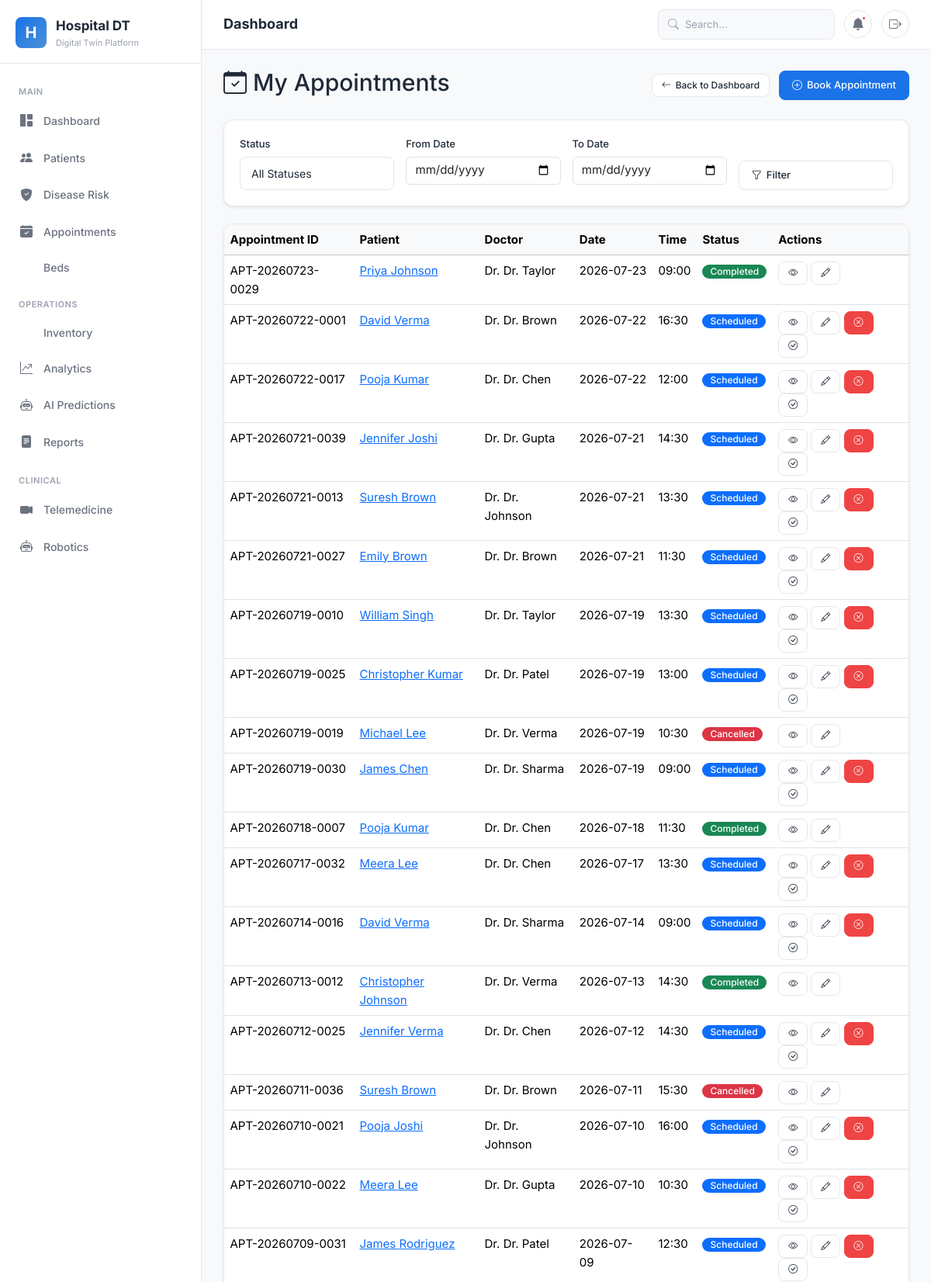
Screenshot of /appointments/my-appointments/ (signed in, upper part) with the database file from the repository.
### appointments/models.py (models this page shows, shortened)
class Appointment(models.Model):
    STATUS_CHOICES = [
        ('scheduled', 'Scheduled'),
        ('completed', 'Completed'),
        ('cancelled', 'Cancelled'),
        ('rescheduled', 'Rescheduled'),
        ('no_show', 'No Show'),
    ]
    appointment_id = models.CharField(max_length=20, unique=True)
    patient = models.ForeignKey(Patient, on_delete=models.CASCADE, related_name='appointments')
    doctor_name = models.CharField(max_length=200, blank=True)
    doctor_specialization = models.CharField(max_length=200, blank=True)
    appointment_date = models.DateField()
    appointment_time = models.TimeField()
    end_time = models.TimeField(null=True, blank=True)
    reason = models.TextField()
    status = models.CharField(max_length=20, choices=STATUS_CHOICES, default='scheduled')
    notes = models.TextField(blank=True)
    created_by = models.ForeignKey(User, on_delete=models.SET_NULL, null=True)
    created_at = models.DateTimeField(auto_now_add=True)
    updated_at = models.DateTimeField(auto_now=True)
    class Meta:
        ordering = ['-appointment_date', '-appointment_time']

### patients/models.py (models this page shows, shortened)
class Patient(models.Model):
    GENDER_CHOICES = [('M', 'Male'), ('F', 'Female'), ('O', 'Other')]
    BLOOD_GROUP_CHOICES = [
        ('A+', 'A+'), ('A-', 'A-'), ('B+', 'B+'), ('B-', 'B-'),
        ('AB+', 'AB+'), ('AB-', 'AB-'), ('O+', 'O+'), ('O-', 'O-'),
    ]
    STATUS_CHOICES = [
        ('admitted', 'Admitted'), ('discharged', 'Discharged'),
        ('outpatient', 'Outpatient'), ('emergency', 'Emergency'),
    ]
    patient_id = models.CharField(max_length=20, unique=True)
    first_name = models.CharField(max_length=100)
    last_name = models.CharField(max_length=100)
    date_of_birth = models.DateField()
    gender = models.CharField(max_length=1, choices=GENDER_CHOICES)
    blood_group = models.CharField(max_length=3, choices=BLOOD_GROUP_CHOICES)
    phone = models.CharField(max_length=15)
    email = models.EmailField(blank=True)
    address = models.TextField()
    emergency_contact = models.CharField(max_length=15)
    emergency_relation = models.CharField(max_length=50)
    status = models.CharField(max_length=20, choices=STATUS_CHOICES, default='outpatient')
    admission_date = models.DateTimeField(null=True, blank=True)
    discharge_date = models.DateTimeField(null=True, blank=True)
    user = models.OneToOneField(User, on_delete=models.SET_NULL, null=True, blank=True, related_name='patient_profile')
    created_by = models.ForeignKey(User, on_delete=models.SET_NULL, null=True, related_name='created_patients')
    created_at = models.DateTimeField(auto_now_add=True)
    updated_at = models.DateTimeField(auto_now=True)

### appointments/views.py (the view)
# urls.py: path('my-appointments/', views.my_appointments, name='my_appointments'),
@admin_required
def my_appointments(request):
    appointments = Appointment.objects.filter(created_by=request.user)
    return render(request, 'appointments/my_appointments.html', {'appointments': appointments})

### templates/appointments/my_appointments.html (shortened to what this page needs)
{% extends 'base.html' %}
{% load static %}
{% block content %}
<div class="d-flex justify-content-between align-items-center mb-4">
    <h2><i class="bi bi-calendar-check"></i> My Appointments</h2>
    <div>
        <a href="{% url 'dashboard:home' %}" class="btn btn-outline-secondary btn-sm me-2"><i class="bi bi-arrow-left"></i> Back to Dashboard</a>
        <a href="{% url 'appointments:appointment_create' %}" class="btn btn-primary"><i class="bi bi-plus-circle"></i> Book Appointment</a>
    </div>
</div>
<div class="card shadow-sm mb-4">
    <div class="card-body">
        <form method="get" class="row g-3">
            <div class="col-md-3">
                <label class="form-label">Status</label>
                <select name="status" class="form-select">
                    <option value="">All Statuses</option>
                </select>
            </div>
            <div class="col-md-3">
                <label class="form-label">From Date</label>
                <input type="date" class="form-control" name="date_from" value="{{ request.GET.date_from }}">
            </div>
            <div class="col-md-3">
                <label class="form-label">To Date</label>
                <input type="date" class="form-control" name="date_to" value="{{ request.GET.date_to }}">
            </div>
            <div class="col-md-3 d-flex align-items-end">
                <button type="submit" class="btn btn-outline-primary w-100"><i class="bi bi-funnel"></i> Filter</button>
            </div>
        </form>
    </div>
</div>
<div class="card shadow-sm">
    <div class="card-body p-0">
        <div class="table-responsive">
            <table class="table table-hover mb-0">
                <thead class="table-light">
                    <tr>
                        <th>Appointment ID</th>
                        <th>Patient</th>
                        <th>Doctor</th>
                        <th>Date</th>
                        <th>Time</th>
                        <th>Status</th>
                        <th>Actions</th>
                    </tr>
                </thead>
                <tbody>
                    {% for appointment in appointments %}
                    <tr>
                        <td>{{ appointment.appointment_id }}</td>
                        <td><a href="{% url 'patients:patient_detail' appointment.patient.pk %}">{{ appointment.patient.first_name }} {{ appointment.patient.last_name }}</a></td>
                        <td>Dr. {{ appointment.doctor_name }}</td>
                        <td>{{ appointment.appointment_date|date:"Y-m-d" }}</td>
                        <td>{{ appointment.appointment_time|time:"H:i" }}</td>
                        <td>
                            <span class="badge bg-{% if appointment.status == 'scheduled' %}primary{% elif appointment.status == 'completed' %}success{% elif appointment.status == 'cancelled' %}danger{% elif appointment.status == 'rescheduled' %}warning{% elif appointment.status == 'no_show' %}secondary{% endif %}">
                                {{ appointment.get_status_display }}
                            </span>
                        </td>
                        <td>
                            <a href="{% url 'appointments:appointment_detail' appointment.pk %}" class="btn btn-sm btn-info" title="View"><i class="bi bi-eye"></i></a>
                            <a href="{% url 'appointments:appointment_update' appointment.pk %}" class="btn btn-sm btn-warning" title="Edit"><i class="bi bi-pencil"></i></a>
                            {% if appointment.status == 'scheduled' %}
                            <a href="{% url 'appointments:appointment_cancel' appointment.pk %}" class="btn btn-sm btn-danger" title="Cancel"><i class="bi bi-x-circle"></i></a>
                            <a href="{% url 'appointments:appointment_complete' appointment.pk %}" class="btn btn-sm btn-success" title="Complete"><i class="bi bi-check-circle"></i></a>
                            {% endif %}
                        </td>
                    </tr>
                    {% endfor %}
                </tbody>
            </table>
        </div>
    </div>
</div>
{% endblock %}

### static/css/minimal.css (style rules this page uses)
:root { --primary: #1a73e8; --primary-dark: #1557b0; --primary-light: #4a90d9; --primary-bg: #e8f0fe; --accent: #0d9488; --accent-dark: #0f766e; --accent-bg: #f0fdfa; --success: #10b981; --success-bg: #ecfdf5; --warning: #f59e0b; --warning-bg: #fffbeb; --error: #ef4444; --error-bg: #fef2f2; --purple: #8b5cf6; --purple-bg: #f5f3ff; --orange: #f97316; --orange-bg: #fff7ed; --bg: #f8f9fb; --bg-card: #ffffff; --text: #1f2937; --text-secondary: #6b7280; --text-muted: #9ca3af; --border: #e5e7eb; --shadow-sm: 0 1px 2px rgba(0,0,0,0.04); --shadow: 0 1px 3px rgba(0,0,0,0.06), 0 1px 2px rgba(0,0,0,0.04); --shadow-md: 0 4px 6px -1px rgba(0,0,0,0.06), 0 2px 4px -2px rgba(0,0,0,0.04); --shadow-lg: 0 10px 15px -3px rgba(0,0,0,0.06), 0 4px 6px -4px rgba(0,0,0,0.04); --radius: 12px; --radius-sm: 8px; --radius-lg: 16px; --sidebar-width: 260px; --header-height: 64px; --transition: all 0.2s ease; }
*, *::before, *::after { box-sizing: border-box; margin: 0; padding: 0; }
html { font-size: 15px; }
body { font-family: 'Inter', -apple-system, BlinkMacSystemFont, 'Segoe UI', sans-serif; background: var(--bg); color: var(--text); line-height: 1.6; -webkit-font-smoothing: antialiased; }
.card { background: var(--bg-card); border: 1px solid var(--border); border-radius: var(--radius); overflow: hidden; }
.card-body { padding: 20px; }
.card-body.p-0 { padding: 0; }
.badge { display: inline-flex; align-items: center; padding: 3px 10px; border-radius: 20px; font-size: 12px; font-weight: 500; gap: 4px; }
.btn { display: inline-flex; align-items: center; gap: 6px; padding: 8px 16px; border-radius: var(--radius-sm); font-size: 13px; font-weight: 500; font-family: inherit; border: 1px solid var(--border); background: var(--bg-card); color: var(--text); cursor: pointer; transition: var(--transition); text-decoration: none; white-space: nowrap; }
.btn-primary { background: var(--primary); color: #fff; border-color: var(--primary); }
.btn-sm { padding: 5px 12px; font-size: 12px; }
.btn-danger { background: var(--error); color: #fff; border-color: var(--error); }
.form-label { display: block; font-size: 13px; font-weight: 500; color: var(--text); margin-bottom: 6px; }
.form-input, .form-select, .form-textarea { width: 100%; padding: 10px 14px; border: 1px solid var(--border); border-radius: var(--radius-sm); font-size: 14px; font-family: inherit; color: var(--text); background: var(--bg-card); outline: none; transition: var(--transition); }
.mb-4 { margin-bottom: 16px; }
.p-0 { padding: 0 !important; }
.d-flex { display: flex; }

### rows the page displays
Appointment: appointment_id "APT-20260723-0029", patient.first_name "Priya", patient.last_name "Johnson", doctor_name "Dr. Taylor", appointment_date "2026-07-23", appointment_time "09:00", status "Completed"
Appointment: appointment_id "APT-20260722-0001", patient.first_name "David", patient.last_name "Verma", doctor_name "Dr. Brown", appointment_date "2026-07-22", appointment_time "16:30", status "Scheduled"
Appointment: appointment_id "APT-20260722-0017", patient.first_name "Pooja", patient.last_name "Kumar", doctor_name "Dr. Chen", appointment_date "2026-07-22", appointment_time "12:00", status "Scheduled"
Appointment: appointment_id "APT-20260721-0039", patient.first_name "Jennifer", patient.last_name "Joshi", doctor_name "Dr. Gupta", appointment_date "2026-07-21", appointment_time "14:30", status "Scheduled"
Appointment: appointment_id "APT-20260721-0013", patient.first_name "Suresh", patient.last_name "Brown", doctor_name "Dr. Johnson", appointment_date "2026-07-21", appointment_time "13:30", status "Scheduled"
Appointment: appointment_id "APT-20260721-0027", patient.first_name "Emily", patient.last_name "Brown", doctor_name "Dr. Brown", appointment_date "2026-07-21", appointment_time "11:30", status "Scheduled"
Appointment: appointment_id "APT-20260719-0010", patient.first_name "William", patient.last_name "Singh", doctor_name "Dr. Taylor", appointment_date "2026-07-19", appointment_time "13:30", status "Scheduled"
Appointment: appointment_id "APT-20260719-0025", patient.first_name "Christopher", patient.last_name "Kumar", doctor_name "Dr. Patel", appointment_date "2026-07-19", appointment_time "13:00", status "Scheduled"
Appointment: appointment_id "APT-20260719-0019", patient.first_name "Michael", patient.last_name "Lee", doctor_name "Dr. Verma", appointment_date "2026-07-19", appointment_time "10:30", status "Cancelled"
Appointment: appointment_id "APT-20260719-0030", patient.first_name "James", patient.last_name "Chen", doctor_name "Dr. Sharma", appointment_date "2026-07-19", appointment_time "09:00", status "Scheduled"
Appointment: appointment_id "APT-20260718-0007", patient.first_name "Pooja", patient.last_name "Kumar", doctor_name "Dr. Chen", appointment_date "2026-07-18", appointment_time "11:30", status "Completed"
Appointment: appointment_id "APT-20260717-0032", patient.first_name "Meera", patient.last_name "Lee", doctor_name "Dr. Chen", appointment_date "2026-07-17", appointment_time "13:30", status "Scheduled"
Appointment: appointment_id "APT-20260714-0016", patient.first_name "David", patient.last_name "Verma", doctor_name "Dr. Sharma", appointment_date "2026-07-14", appointment_time "09:00", status "Scheduled"
Appointment: appointment_id "APT-20260713-0012", patient.first_name "Christopher", patient.last_name "Johnson", doctor_name "Dr. Verma", appointment_date "2026-07-13", appointment_time "14:30", status "Completed"
Appointment: appointment_id "APT-20260712-0025", patient.first_name "Jennifer", patient.last_name "Verma", doctor_name "Dr. Chen", appointment_date "2026-07-12", appointment_time "14:30", status "Scheduled"
Appointment: appointment_id "APT-20260711-0036", patient.first_name "Suresh", patient.last_name "Brown", doctor_name "Dr. Brown", appointment_date "2026-07-11", appointment_time "15:30", status "Cancelled"
Appointment: appointment_id "APT-20260710-0021", patient.first_name "Pooja", patient.last_name "Joshi", doctor_name "Dr. Johnson", appointment_date "2026-07-10", appointment_time "16:00", status "Scheduled"
Appointment: appointment_id "APT-20260710-0022", patient.first_name "Meera", patient.last_name "Lee", doctor_name "Dr. Gupta", appointment_date "2026-07-10", appointment_time "10:30", status "Scheduled"
Appointment: appointment_id "APT-20260709-0031", patient.first_name "James", patient.last_name "Rodriguez", doctor_name "Dr. Patel", appointment_date "2026-07-09", appointment_time "12:30", status "Scheduled"
